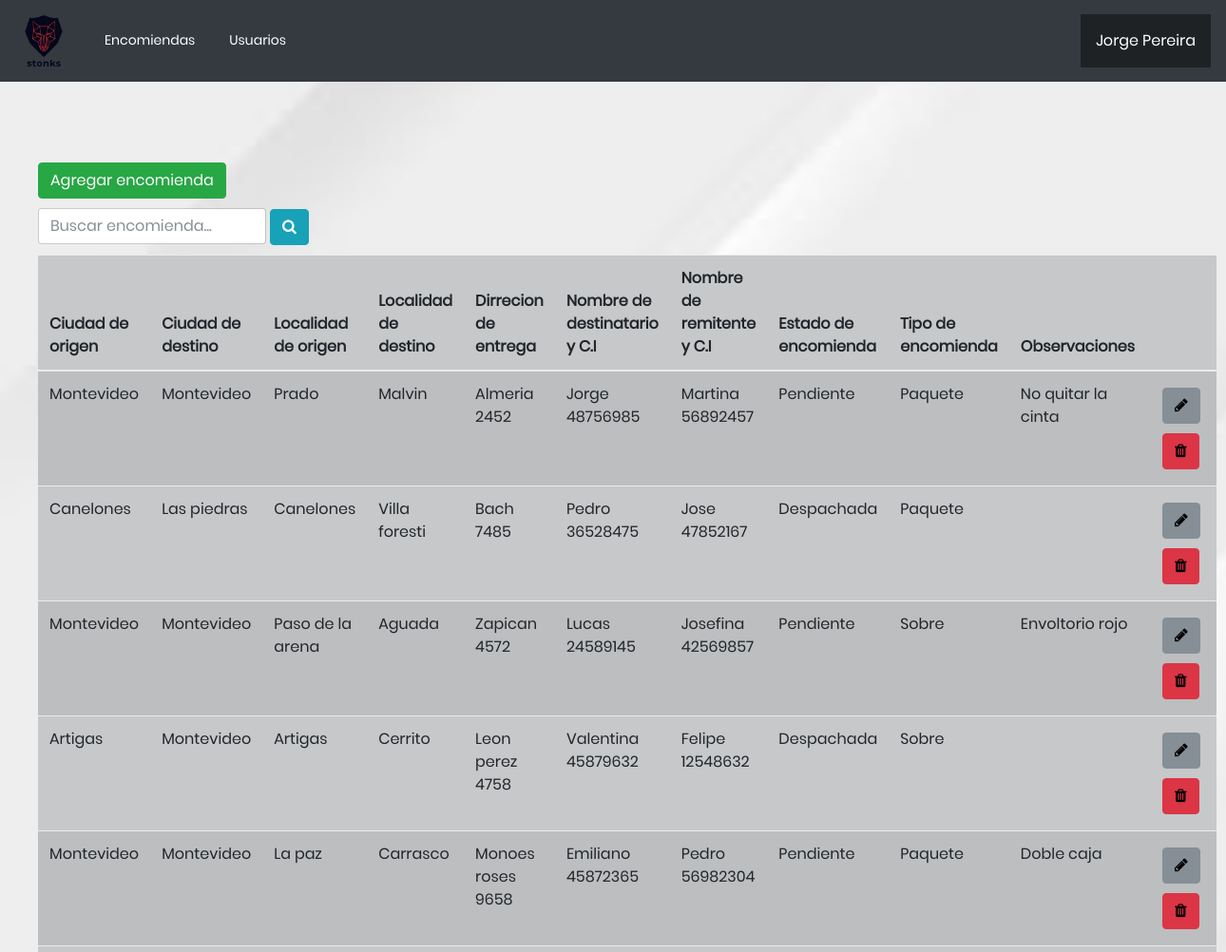
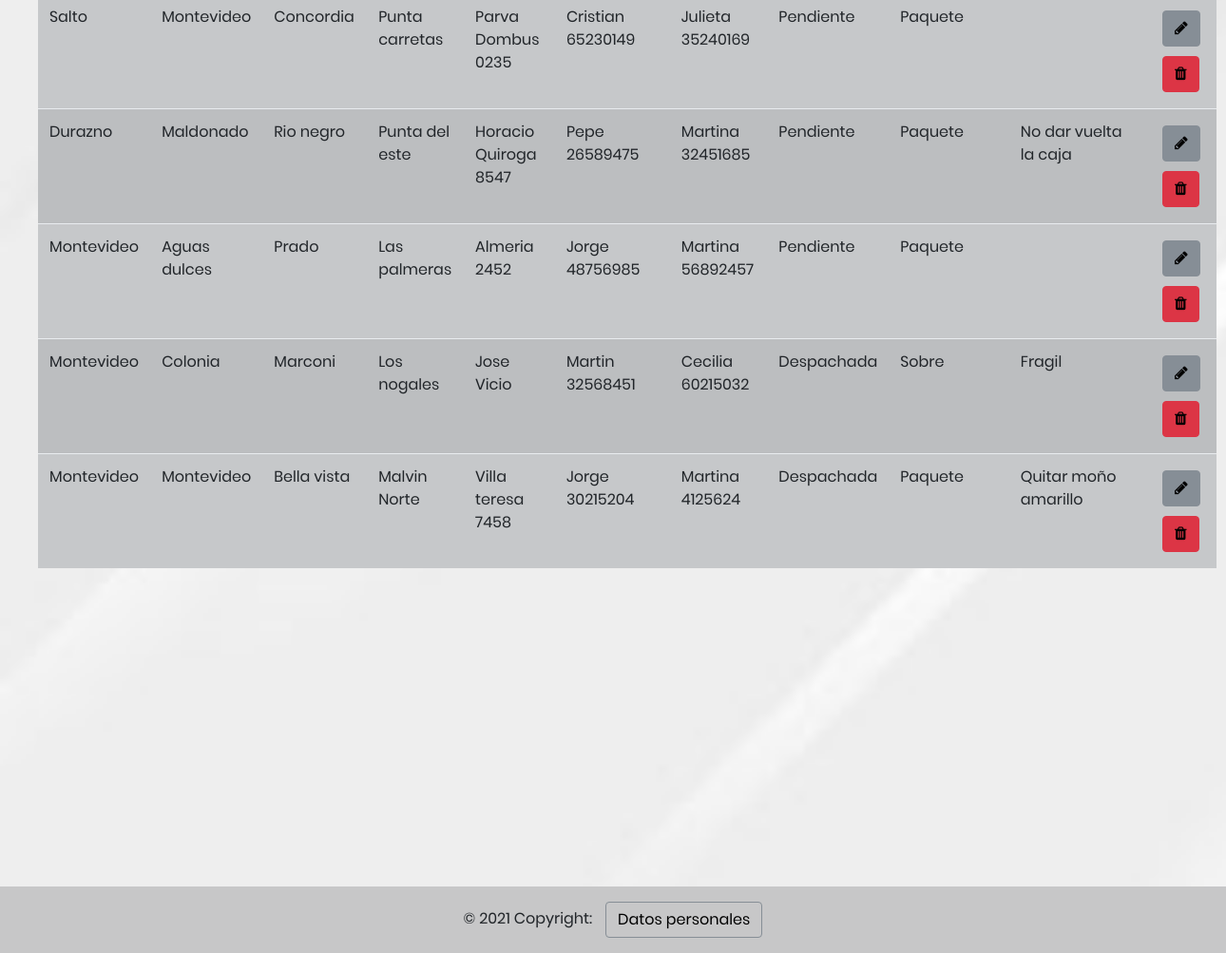
Screenshot of /recepcion.php (signed in) with the database file from the repository (2 pictures, top to bottom).
### tables this page shows
CREATE TABLE Encomiendas (
    ClienteID INT PRIMARY KEY AUTO_INCREMENT,
    Ciudad_origen VARCHAR(50) NOT NULL,
    Ciudad_destino VARCHAR(50) NOT NULL,
    Localidad_origen VARCHAR(50) NOT NULL,
    Localidad_destino VARCHAR(50) NOT NULL,
    Direccion_entrega VARCHAR(50) NOT NULL,
    NombreyCI_Destinatario VARCHAR(50) NOT NULL,
    NombreyCI_Remitente VARCHAR(50) NOT NULL,
    Estado_encomienda VARCHAR(50) NOT NULL,
    Tipo_encomienda VARCHAR(50) NOT NULL,
    Observaciones VARCHAR(200)
);

### components/Table/search.php (the view, shortened to what this page needs)
<div style="margin-bottom: 10px">
    <form action='' method='post'>
        <input type='text' name='input' placeholder='Buscar encomienda...' class='form-control' style='width: 240px; display:inline;'/>
        <button type='submit' class='btn btn-info'><i class="fa fa-search" aria-hidden="true" style='display:inline;'></i></button>
    </form>
</div>
<!-- <?php
    $input = $_POST['input'];
?>

### components/Table/table.php (shortened to what this page needs)
<?php
    require("server.php");
    $sql= "SELECT * FROM encomiendas WHERE Ciudad_origen LIKE '%$input%' OR Ciudad_destino like '%$input%' OR Localidad_origen LIKE '%$input%' OR Localidad_destino like '%$input%' OR Direccion_entrega like '%$input%' OR NombreyCI_Destinatario like '%$input%' OR NombreyCI_Remitente like '%$input%' OR Estado_encomienda like '%$input%' OR Tipo_encomienda like '%$input%' OR Observaciones like '%$input%' ";
    $query = $conection->query($sql);
?>
<?php if($query -> num_rows > 0):?>
<table class="table table-striped table-dark table-hover">
    <thead>
        <tr>
            <th scope="col">Ciudad de origen</th>
            <th scope="col">Ciudad de destino</th>
            <th scope="col">Localidad de origen</th>
            <th scope="col">Localidad de destino</th>
            <th scope="col">Dirrecion de entrega</th>
            <th scope="col">Nombre de destinatario y C.I</th>
            <th scope="col">Nombre de remitente y C.I</th>
            <th scope="col">Estado de encomienda</th>
            <th scope="col">Tipo de encomienda</th>
            <th scope="col">Observaciones</th>
            <th></th>
        </tr>
    </thead>
<?php
while ($result = $query -> fetch_array()):
    if($_SESSION['perfil'] == "Recepcionista" && $result['Estado_encomienda'] == "Pendiente"){?>
        <tr>
            <td><?php echo $result['Ciudad_origen']; ?></td>
            <td><?php echo $result['Ciudad_destino']; ?></td>
            <td><?php echo $result['Localidad_origen']; ?></td>
            <td><?php echo $result['Localidad_destino']; ?></td>
            <td><?php echo $result['Direccion_entrega']; ?></td>
            <td><?php echo $result['NombreyCI_Destinatario']; ?></td>
            <td><?php echo $result['NombreyCI_Remitente']; ?></td>
            <td><?php echo $result['Estado_encomienda']; ?></td>
            <td><?php echo $result['Tipo_encomienda']; ?></td>
            <td><?php echo $result['Observaciones']; ?></td>
            <td>
                <a href="#" id="edit-<?php echo $result["ClienteID"];?>" class="btn btn btn-secondary" style="margin: 5px; color:black;"><i class="fa fa-pencil"></i></a>
                <script>
                    $("#edit-"+<?php echo $result["ClienteID"];?>).click(function(e){
                        e.preventDefault();
                        $("#<?php echo ($result['ClienteID'])?>").modal('show');
                    });
                </script>
            </td>
        </tr>
    <?php }else if ($_SESSION['perfil'] == "Admin"){?>
        <tr>
        <td><?php echo $result['Ciudad_origen']; ?></td>
        <td><?php echo $result['Ciudad_destino']; ?></td>
        <td><?php echo $result['Localidad_origen']; ?></td>
        <td><?php echo $result['Localidad_destino']; ?></td>
        <td><?php echo $result['Direccion_entrega']; ?></td>
        <td><?php echo $result['NombreyCI_Destinatario']; ?></td>
        <td><?php echo $result['NombreyCI_Remitente']; ?></td>
        <td><?php echo $result['Estado_encomienda']; ?></td>
        <td><?php echo $result['Tipo_encomienda']; ?></td>
        <td><?php echo $result['Observaciones']; ?></td>
        <td>
            <a href="#" id="edit-<?php echo $result["ClienteID"];?>" class="btn btn btn-secondary" style="margin: 5px; color:black;"><i class="fa fa-pencil"></i></a>
            <?php if($_SESSION['perfil'] == "Recepcionista"){
                echo ('');
            }else{?>
            <a href="#" id="drop-<?php echo $result["ClienteID"];?>" class="btn btn btn-danger" style="margin: 5px; color:black;"><i class="fa fa-trash"></i></a>
            <?php } ?>
        </td>
    </tr>
    <?php }?>
<?php endwhile;?>
</table>
<?php else:?>
    <p class="alert alert-warning">No se encontraron resultados</p>
<?php endif;?>

### css/main.css (style rules this page uses)
* { margin: 0px; padding: 0px; box-sizing: border-box; }
body, html { height: 100%; font-family: Poppins-Regular, sans-serif; }
a { font-family: Poppins-Regular; font-size: 14px; line-height: 1.7; color: #666666; margin: 0px; transition: all 0.4s; -webkit-transition: all 0.4s; -o-transition: all 0.4s; -moz-transition: all 0.4s; }
input { outline: none; border: none; }
button { outline: none !important; border: none; background: transparent; }
.backgroundimg { background-image: url('../images/white.jpg'); background-repeat: no-repeat; background-attachment: fixed; background-size: 100% 100%; background-size: cover; }

### rows the page displays
encomiendas: Ciudad_origen "Montevideo", Ciudad_destino "Montevideo", Localidad_origen "Prado", Localidad_destino "Malvin", Direccion_entrega "Almeria 2452", NombreyCI_Destinatario "Jorge 48756985", NombreyCI_Remitente "Martina 56892457", Estado_encomienda "Pendiente", Tipo_encomienda "Paquete", Observaciones "No quitar la cinta"
encomiendas: Ciudad_origen "Canelones", Ciudad_destino "Las piedras", Localidad_origen "Canelones", Localidad_destino "Villa foresti", Direccion_entrega "Bach 7485", NombreyCI_Destinatario "Pedro 36528475", NombreyCI_Remitente "Jose 47852167", Estado_encomienda "Despachada", Tipo_encomienda "Paquete"
encomiendas: Ciudad_origen "Montevideo", Ciudad_destino "Montevideo", Localidad_origen "Paso de la arena", Localidad_destino "Aguada", Direccion_entrega "Zapican 4572", NombreyCI_Destinatario "Lucas 24589145", NombreyCI_Remitente "Josefina 42569857", Estado_encomienda "Pendiente", Tipo_encomienda "Sobre", Observaciones "Envoltorio rojo"
encomiendas: Ciudad_origen "Artigas", Ciudad_destino "Montevideo", Localidad_origen "Artigas", Localidad_destino "Cerrito", Direccion_entrega "Leon perez 4758", NombreyCI_Destinatario "Valentina 45879632", NombreyCI_Remitente "Felipe 12548632", Estado_encomienda "Despachada", Tipo_encomienda "Sobre"
encomiendas: Ciudad_origen "Montevideo", Ciudad_destino "Montevideo", Localidad_origen "La paz", Localidad_destino "Carrasco", Direccion_entrega "Monoes roses 9658", NombreyCI_Destinatario "Emiliano 45872365", NombreyCI_Remitente "Pedro 56982304", Estado_encomienda "Pendiente", Tipo_encomienda "Paquete", Observaciones "Doble caja"
encomiendas: Ciudad_origen "Salto", Ciudad_destino "Montevideo", Localidad_origen "Concordia", Localidad_destino "Punta carretas", Direccion_entrega "Parva Dombus 0235", NombreyCI_Destinatario "Cristian 65230149", NombreyCI_Remitente "Julieta 35240169", Estado_encomienda "Pendiente", Tipo_encomienda "Paquete"
encomiendas: Ciudad_origen "Durazno", Ciudad_destino "Maldonado", Localidad_origen "Rio negro", Localidad_destino "Punta del este", Direccion_entrega "Horacio Quiroga 8547", NombreyCI_Destinatario "Pepe 26589475", NombreyCI_Remitente "Martina 32451685", Estado_encomienda "Pendiente", Tipo_encomienda "Paquete", Observaciones "No dar vuelta la caja"
encomiendas: Ciudad_origen "Montevideo", Ciudad_destino "Aguas dulces", Localidad_origen "Prado", Localidad_destino "Las palmeras", Direccion_entrega "Almeria 2452", NombreyCI_Destinatario "Jorge 48756985", NombreyCI_Remitente "Martina 56892457", Estado_encomienda "Pendiente", Tipo_encomienda "Paquete"
encomiendas: Ciudad_origen "Montevideo", Ciudad_destino "Colonia", Localidad_origen "Marconi", Localidad_destino "Los nogales", Direccion_entrega "Jose Vicio", NombreyCI_Destinatario "Martin 32568451", NombreyCI_Remitente "Cecilia 60215032", Estado_encomienda "Despachada", Tipo_encomienda "Sobre", Observaciones "Fragil"
encomiendas: Ciudad_origen "Montevideo", Ciudad_destino "Montevideo", Localidad_origen "Bella vista", Localidad_destino "Malvin Norte", Direccion_entrega "Villa teresa 7458", NombreyCI_Destinatario "Jorge 30215204", NombreyCI_Remitente "Martina 4125624", Estado_encomienda "Despachada", Tipo_encomienda "Paquete", Observaciones "Quitar moño amarillo"

### other values shown
$_SESSION['user'] "Jorge Pereira"
